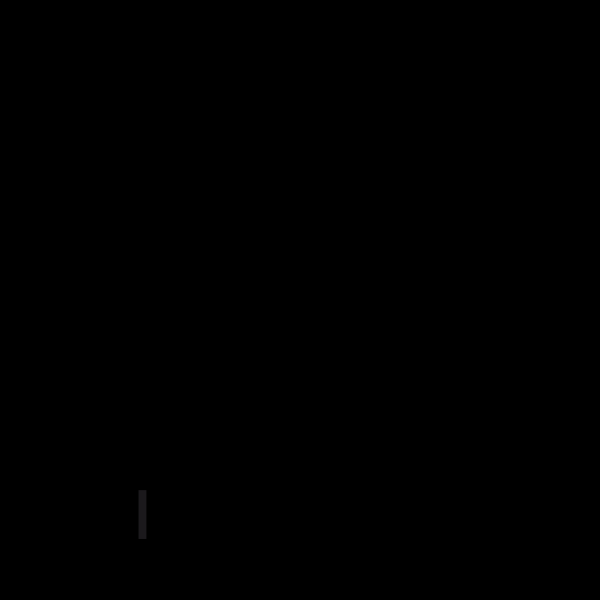
Frame 1 (no input)
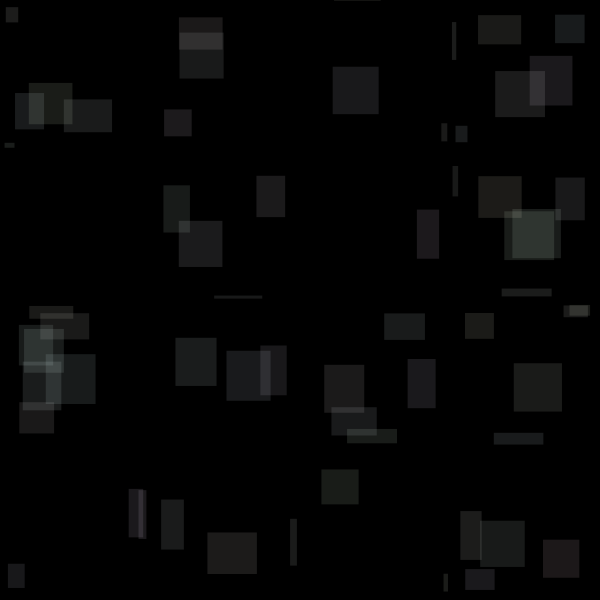
Frame 60 (the mouse pressed at the canvas centre just before this capture)
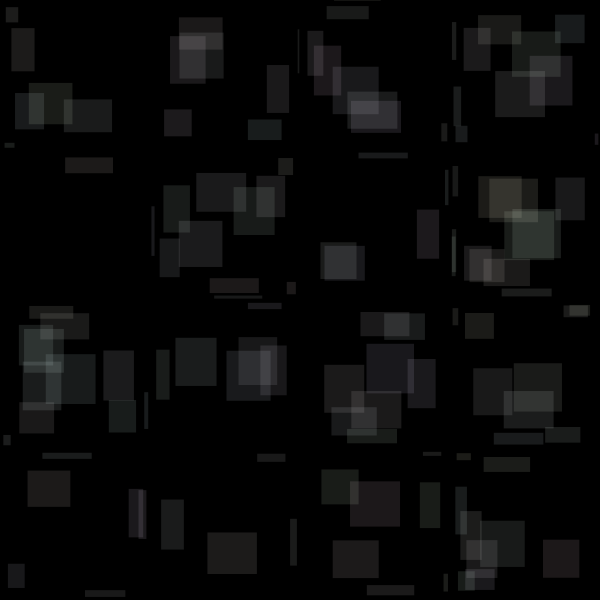
Frame 120 (the mouse held since frame 60 and released just before this capture)

The Processing sketch that drew these frames (run headless with seeded random() and noise(); from frame 60 on, the mouse is pressed at the canvas centre):

// Processing sketch: processing_27497
// ── processing_27497.pde

/**
* blocks :
* (NomBot)
* paints blocks by drawing random rects of sinusoidal size.
*
*/

int ssize=600;
float is=ssize/12; 
int blocks=4;
float ir=ssize/(blocks*PI); 
float cr=20;

void setup()
{
  size(600, 600);
  frameRate(600);
  background(0);
  rectMode(CENTER);
  noStroke();

}
 
void draw()
{
 
 // fill somewhat random
 fill(240+random(-cr,cr),240+random(-cr,cr),240+random(-cr,cr),28);
 // position random
 float vx=random(0,width);
 float vy=random(0,height);
 // size sinusoidal 
 rect(vx, vy, is*(sin(vx/ir)), is*(sin(vy/ir)));
 
}
 

 
